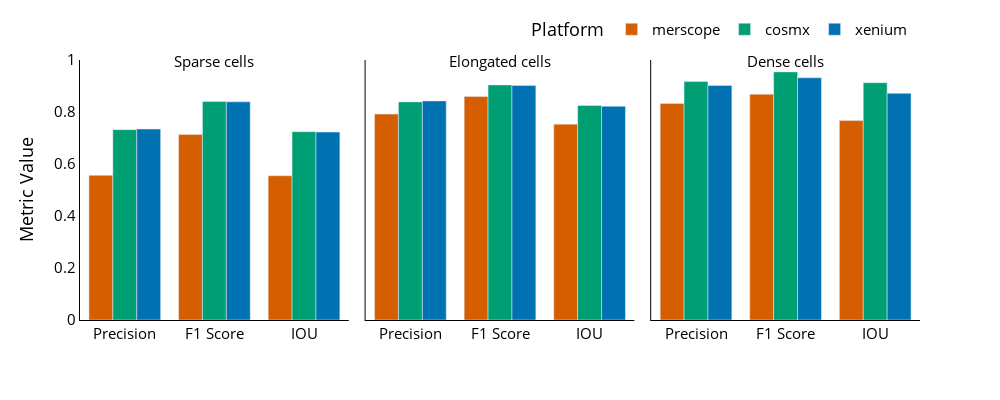

Notebook code cell kept with this figure:
### Markdown cell above
# Segmentation evaluation

### Code cell
# Display the resulting DataFrame

df_metrics = pd.read_csv(f'{wd}/data/single_cell_metrics/segmentation_eval_results.csv')
core_to_desc = {99:'Sparse cells',147:'Elongated cells', 165:'Dense cells'}
df_metrics['core'] = df_metrics['core'].apply(lambda x: core_to_desc[x])
df_metrics = pd.melt(df_metrics, id_vars=['core', 'platform'], value_vars=['precision','f1_score', 'iou'], 
                    var_name='metric', value_name='value')
df_metrics['metric'] = df_metrics['metric'].apply(
    lambda x: {'precision': 'Precision', 'recall': 'Recall', 'f1_score': 'F1 Score', 'iou': 'IOU'}[x])
display(df_metrics)

custom_palette = {}
for platform in df_metrics['platform'].unique():
    custom_palette[platform] = sample_color[platform]

fontsize=15
width = 1000
height = 400

# Plot using Plotly Express
fig = px.bar(df_metrics, x='metric', y='value',
             barmode='group', facet_col='core', color='platform',
             color_discrete_map=custom_palette,
             width=width, height=height,
             labels={'value': 'Metric Value', 'core': ''})  # Removing label for 'core'

# Update layout and axis properties globally
fig.update_layout(
    xaxis_title='',  # Removing x-axis titles globally
    yaxis_title='Metric Value',
    font=dict(size=fontsize,
              color='black'),
    paper_bgcolor='rgba(0,0,0,0)',
    plot_bgcolor='rgba(0,0,0,0)',
    legend=dict(
        title='Platform',
        orientation="h",  # horizontal alignment
        yanchor="bottom", 
        y=1.05,  # position legend just above the plot
        xanchor="right",
        x=0.99  # center the legend
        ),
)

# Update axes to show lines, applicable to all axes
fig.update_xaxes(matches='x', showline=True, linewidth=1, linecolor='black', title='')
fig.update_yaxes(matches='y', showline=True, linewidth=1, linecolor='black', range=[0, 1])


# Update facet titles

for annotation in fig.layout.annotations:
    annotation.y -= 0.05
    text = annotation.text.split('=')[-1]  # Get the value after 'metric='
    annotation.text = text

fig.show()
pio.write_image(fig, f'{wd}/figures/Fig_4_Segmentation/evaluation.png',scale=4, width=width, height=height)

### Figure 1 — Plotly figure (JSON) as saved in the notebook; plotly's stock layout.template omitted (floating-point values rounded to 4 significant figures)
{"data": [{"alignmentgroup": "True", "hovertemplate": "platform=merscope<br>=Sparse cells<br>metric=%{x}<br>Metric Value=%{y}<extra></extra>", "legendgroup": "merscope", "marker": {"color": "#D55E00", "pattern": {"shape": ""}}, "name": "merscope", "offsetgroup": "merscope", "orientation": "v", "showlegend": true, "textposition": "auto", "type": "bar", "x": ["Precision", "F1 Score", "IOU"], "xaxis": "x", "y": [0.5565, 0.7137, 0.5548], "yaxis": "y"}, {"alignmentgroup": "True", "hovertemplate": "platform=merscope<br>=Elongated cells<br>metric=%{x}<br>Metric Value=%{y}<extra></extra>", "legendgroup": "merscope", "marker": {"color": "#D55E00", "pattern": {"shape": ""}}, "name": "merscope", "offsetgroup": "merscope", "orientation": "v", "showlegend": false, "textposition": "auto", "type": "bar", "x": ["Precision", "F1 Score", "IOU"], "xaxis": "x2", "y": [0.792, 0.8593, 0.7534], "yaxis": "y2"}, {"alignmentgroup": "True", "hovertemplate": "platform=merscope<br>=Dense cells<br>metric=%{x}<br>Metric Value=%{y}<extra></extra>", "legendgroup": "merscope", "marker": {"color": "#D55E00", "pattern": {"shape": ""}}, "name": "merscope", "offsetgroup": "merscope", "orientation": "v", "showlegend": false, "textposition": "auto", "type": "bar", "x": ["Precision", "F1 Score", "IOU"], "xaxis": "x3", "y": [0.8324, 0.8682, 0.7671], "yaxis": "y3"}, {"alignmentgroup": "True", "hovertemplate": "platform=cosmx<br>=Sparse cells<br>metric=%{x}<br>Metric Value=%{y}<extra></extra>", "legendgroup": "cosmx", "marker": {"color": "#009E73", "pattern": {"shape": ""}}, "name": "cosmx", "offsetgroup": "cosmx", "orientation": "v", "showlegend": true, "textposition": "auto", "type": "bar", "x": ["Precision", "F1 Score", "IOU"], "xaxis": "x", "y": [0.7322, 0.8401, 0.7243], "yaxis": "y"}, {"alignmentgroup": "True", "hovertemplate": "platform=cosmx<br>=Elongated cells<br>metric=%{x}<br>Metric Value=%{y}<extra></extra>", "legendgroup": "cosmx", "marker": {"color": "#009E73", "pattern": {"shape": ""}}, "name": "cosmx", "offsetgroup": "cosmx", "orientation": "v", "showlegend": false, "textposition": "auto", "type": "bar", "x": ["Precision", "F1 Score", "IOU"], "xaxis": "x2", "y": [0.8389, 0.904, 0.8249], "yaxis": "y2"}, {"alignmentgroup": "True", "hovertemplate": "platform=cosmx<br>=Dense cells<br>metric=%{x}<br>Metric Value=%{y}<extra></extra>", "legendgroup": "cosmx", "marker": {"color": "#009E73", "pattern": {"shape": ""}}, "name": "cosmx", "offsetgroup": "cosmx", "orientation": "v", "showlegend": false, "textposition": "auto", "type": "bar", "x": ["Precision", "F1 Score", "IOU"], "xaxis": "x3", "y": [0.9169, 0.9543, 0.9125], "yaxis": "y3"}, {"alignmentgroup": "True", "hovertemplate": "platform=xenium<br>=Sparse cells<br>metric=%{x}<br>Metric Value=%{y}<extra></extra>", "legendgroup": "xenium", "marker": {"color": "#0072B2", "pattern": {"shape": ""}}, "name": "xenium", "offsetgroup": "xenium", "orientation": "v", "showlegend": true, "textposition": "auto", "type": "bar", "x": ["Precision", "F1 Score", "IOU"], "xaxis": "x", "y": [0.7345, 0.8391, 0.7229], "yaxis": "y"}, {"alignmentgroup": "True", "hovertemplate": "platform=xenium<br>=Elongated cells<br>metric=%{x}<br>Metric Value=%{y}<extra></extra>", "legendgroup": "xenium", "marker": {"color": "#0072B2", "pattern": {"shape": ""}}, "name": "xenium", "offsetgroup": "xenium", "orientation": "v", "showlegend": false, "textposition": "auto", "type": "bar", "x": ["Precision", "F1 Score", "IOU"], "xaxis": "x2", "y": [0.8427, 0.9023, 0.822], "yaxis": "y2"}, {"alignmentgroup": "True", "hovertemplate": "platform=xenium<br>=Dense cells<br>metric=%{x}<br>Metric Value=%{y}<extra></extra>", "legendgroup": "xenium", "marker": {"color": "#0072B2", "pattern": {"shape": ""}}, "name": "xenium", "offsetgroup": "xenium", "orientation": "v", "showlegend": false, "textposition": "auto", "type": "bar", "x": ["Precision", "F1 Score", "IOU"], "xaxis": "x3", "y": [0.902, 0.9315, 0.8718], "yaxis": "y3"}], "layout": {"annotations": [{"font": {}, "showarrow": false, "text": "Sparse cells", "x": 0.16, "xanchor": "center", "xref": "paper", "y": 0.95, "yanchor": "bottom", "yref": "paper"}, {"font": {}, "showarrow": false, "text": "Elongated cells", "x": 0.5, "xanchor": "center", "xref": "paper", "y": 0.95, "yanchor": "bottom", "yref": "paper"}, {"font": {}, "showarrow": false, "text": "Dense cells", "x": 0.84, "xanchor": "center", "xref": "paper", "y": 0.95, "yanchor": "bottom", "yref": "paper"}], "barmode": "group", "font": {"color": "black", "size": 15}, "height": 400, "legend": {"orientation": "h", "title": {"text": "Platform"}, "tracegroupgap": 0, "x": 0.99, "xanchor": "right", "y": 1.05, "yanchor": "bottom"}, "margin": {"t": 60}, "paper_bgcolor": "rgba(0,0,0,0)", "plot_bgcolor": "rgba(0,0,0,0)", "width": 1000, "xaxis": {"anchor": "y", "domain": [0, 0.32], "linecolor": "black", "linewidth": 1, "matches": "x", "showline": true, "title": {"text": ""}}, "xaxis2": {"anchor": "y2", "domain": [0.34, 0.66], "linecolor": "black", "linewidth": 1, "matches": "x", "showline": true, "title": {"text": ""}}, "xaxis3": {"anchor": "y3", "domain": [0.68, 1.0], "linecolor": "black", "linewidth": 1, "matches": "x", "showline": true, "title": {"text": ""}}, "yaxis": {"anchor": "x", "domain": [0, 1], "linecolor": "black", "linewidth": 1, "matches": "y", "range": [0, 1], "showline": true, "title": {"text": "Metric Value"}}, "yaxis2": {"anchor": "x2", "domain": [0, 1], "linecolor": "black", "linewidth": 1, "matches": "y", "range": [0, 1], "showline": true, "showticklabels": false}, "yaxis3": {"anchor": "x3", "domain": [0, 1], "linecolor": "black", "linewidth": 1, "matches": "y", "range": [0, 1], "showline": true, "showticklabels": false}}}
